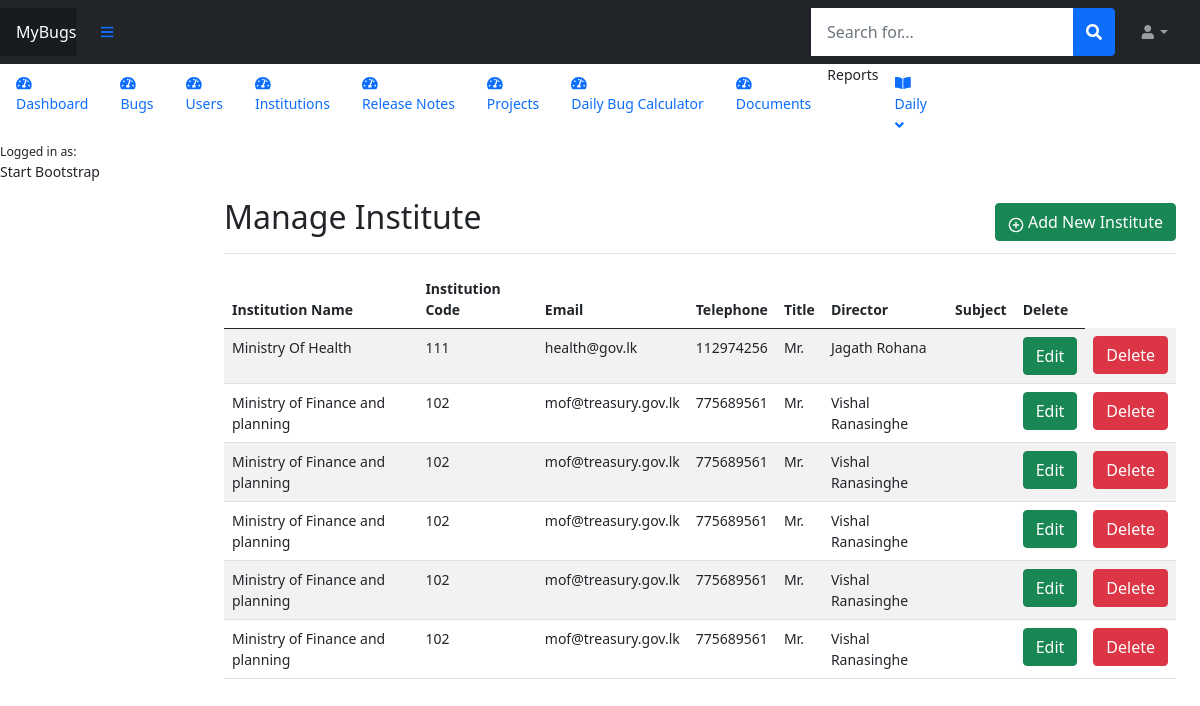
Page /Institutes/institutes.php (signed in) on the committed database.
### tables this page shows
CREATE TABLE `institutions` (
  `Ins_Id` int(11) NOT NULL,
  `Ins_Name` varchar(255) NOT NULL,
  `Ins_Code` int(11) NOT NULL,
  `Ins_Email` varchar(255) NOT NULL,
  `Ins_Tel` int(10) NOT NULL,
  `Title` text NOT NULL,
  `Director` varchar(255) NOT NULL,
  `Subjects` text NOT NULL
);

### Institutes/institutes.php (the view, shortened to what this page needs)
<?php include '../header.php'; ?>
<?php include '../connection.php'; ?>
<div class="d-flex justify-content-between flex-wrap flex-md-nowrap align-items-center pt-3 pb-2 mb-3 border-bottom">
    <h2 class="h2">Manage Institute</h2>
    <a href="<?php echo site_url; ?>Institutes/add_institute.php" class="btn btn-success"><span data-feather="plus-circle"></span>
        Add New Institute</a>
</div>
<?php
$sql = "SELECT * FROM institutions";
$result = $conn->query($sql);
?>
<table class="table table-striped">
    <thead>
        <tr>
            <th>Institution Name</th>
            <th>Institution Code</th>
            <th>Email</th>
            <th>Telephone</th>
            <th>Title</th>
            <th>Director</th>
            <th>Subject</th>
            <th>Delete</th>
        </tr>
    </thead>
    <tbody>
       <?php
        if ($result->num_rows > 0) {
            while ($row = $result->fetch_assoc()) {
                ?>
                <tr>
                    <td><?php echo $row['Ins_Name']; ?></td>
                    <td><?php echo $row['Ins_Code']; ?></td>
                    <td><?php echo $row['Ins_Email']; ?></td>
                    <td><?php echo $row['Ins_Tel']; ?></td>
                    <td><?php echo $row['Title']; ?></td>
                    <td><?php echo $row['Director']; ?></td>
                    <td><?php echo $row['SubjectName'] ?></td>
                    <td><form method="POST" action="<?php echo site_url; ?>Institutes/edit.php"
                              <input type="hidden" name="operate" value="edit">
                            <button type="submit" class="btn btn-success">Edit</button>
                        </form>
                    </td>
                    <td>
                        <form id="delete_form<?php echo $row['Ins_Id']; ?>" method="POST" action="<?php echo site_url; ?>Institutes/delete.php">
                            <button type="button" class="btn btn-danger" onclick="deleteInstitute('delete_form<?php echo $row['Ins_IdId']; ?>')">Delete</button>
                        </form>
                    </td>
                </tr>
                <?php
            }
        }
        ?>
    </tbody>
</table>
<?php include '../footer.php'; ?>

### header.php (shortened to what this page needs)
<!DOCTYPE html>
<html lang="en">
    <head>
        <link href="https://cdn.jsdelivr.net/npm/simple-datatables@latest/dist/style.css" rel="stylesheet" />
       <link href="<?php echo site_url; ?>css/bootstrap.min.css" rel="stylesheet" type="text/css"/>
       <link href="<?php echo site_url; ?>css/dashboard.css" rel="stylesheet" type="text/css"/>
    </head>
    <body class="sb-nav-fixed">
        <nav class="sb-topnav navbar navbar-expand navbar-dark bg-dark">
            <a class="navbar-brand ps-3" href="">MyBugs</a>
            <button class="btn btn-link btn-sm order-1 order-lg-0 me-4 me-lg-0" id="sidebarToggle" href="#!"><i class="fas fa-bars"></i></button>
            <form class="d-none d-md-inline-block form-inline ms-auto me-0 me-md-3 my-2 my-md-0">
                <div class="input-group">
                    <input class="form-control" type="text" placeholder="Search for..." aria-label="Search for..." aria-describedby="btnNavbarSearch" />
                    <button class="btn btn-primary" id="btnNavbarSearch" type="button"><i class="fas fa-search"></i></button>
                </div>
            </form>
            <ul class="navbar-nav ms-auto ms-md-0 me-3 me-lg-4">
                <li class="nav-item dropdown">
                    <a class="nav-link dropdown-toggle" id="navbarDropdown" href="#" role="button" data-bs-toggle="dropdown" aria-expanded="false"><i class="fas fa-user fa-fw"></i></a>
                </li>
            </ul>
        </nav>
        <div id="layoutSidenav">
            <div id="layoutSidenav_nav">
                <nav class="sb-sidenav accordion sb-sidenav-dark" id="sidenavAccordion">
                    <div class="sb-sidenav-menu">
                        <div class="nav">
                            <div>
                                <a class="nav-link active" aria-current="page" href="<?php echo site_url; ?>dashboard.php">
                                    <div class="sb-nav-link-icon"><i class="fas fa-tachometer-alt"></i></div>
                                    Dashboard
                                </a>
                            </div>
                            <div>
                                <a class="nav-link" href="<?php echo site_url; ?>Bugs/bugs.php">
                                    <div class="sb-nav-link-icon"><i class="fas fa-tachometer-alt"></i></div>
                                    Bugs
                                </a>
                            </div>
                            <div>
                                <a class="nav-link" href="<?php echo site_url; ?>Users/users.php">
                                    <div class="sb-nav-link-icon"><i class="fas fa-tachometer-alt"></i></div>
                                    Users
                                </a>
                            </div>
                            <div>
                                <a class="nav-link" href="<?php echo site_url; ?>Institutes/institutes.php">
                                    <div class="sb-nav-link-icon"><i class="fas fa-tachometer-alt"></i></div>
                                    Institutions
                                </a>
                            </div>
                            <div>
                                <a class="nav-link" href="<?php echo site_url; ?>Release_Notes/release_notes.php">
                                    <div class="sb-nav-link-icon"><i class="fas fa-tachometer-alt"></i></div>
                                    Release Notes
                                </a>
                            </div>
                            <div>
                                <a class="nav-link" href="<?php echo site_url; ?>Projects/projects.php">
                                    <div class="sb-nav-link-icon"><i class="fas fa-tachometer-alt"></i></div>
                                    Projects
                                </a>
                            </div>
                            <div>
                                <a class="nav-link" href="<?php echo site_url; ?>Calculator/calculator.php">
                                    <div class="sb-nav-link-icon"><i class="fas fa-tachometer-alt"></i></div>
                                    Daily Bug Calculator
                                </a>
                            </div>
                            <div>
                                <a class="nav-link" href="<?php echo site_url; ?>Documents/document.php">
                                    <div class="sb-nav-link-icon"><i class="fas fa-tachometer-alt"></i></div>
                                    Documents
                                </a>
                            </div>
                            <div class="sb-sidenav-menu-heading">Reports</div>
                            <a class="nav-link collapsed" href="#" data-bs-toggle="collapse" data-bs-target="#collapsePages" aria-expanded="false" aria-controls="collapsePages">
                                <div class="sb-nav-link-icon"><i class="fas fa-book-open"></i></div>
                                Daily
                                <div class="sb-sidenav-collapse-arrow"><i class="fas fa-angle-down"></i></div>
                            </a>
                        </div>
                    </div>
                    <div class="sb-sidenav-footer">
                        <div class="small">Logged in as:</div>
                        Start Bootstrap
                    </div>
                </nav>
                <main class="col-md-9 ms-sm-auto col-lg-10 px-md-4">

### footer.php (shortened to what this page needs)
</main>
</div>
</div>
</body>
</html>

### css/dashboard.css (style rules this page uses)
body { font-size: .875rem; }
.feather { width: 16px; height: 16px; vertical-align: text-bottom; }
.navbar-brand { padding-top: .75rem; padding-bottom: .75rem; font-size: 1rem; background-color: rgba(0, 0, 0, .25); box-shadow: inset -1px 0 0 rgba(0, 0, 0, .25); }
.navbar .form-control { padding: .75rem 1rem; border-width: 0; border-radius: 0; }

### rows in the picture
institutions: Ins_Name "Ministry Of Health", Ins_Code "111", Ins_Email "health@gov.lk", Ins_Tel "112974256", Title "Mr.", Director "Jagath Rohana"
institutions: Ins_Name "Ministry of Finance and planning", Ins_Code "102", Ins_Email "mof@treasury.gov.lk", Ins_Tel "775689561", Title "Mr.", Director "Vishal Ranasinghe"
institutions: Ins_Name "Ministry of Finance and planning", Ins_Code "102", Ins_Email "mof@treasury.gov.lk", Ins_Tel "775689561", Title "Mr.", Director "Vishal Ranasinghe"
institutions: Ins_Name "Ministry of Finance and planning", Ins_Code "102", Ins_Email "mof@treasury.gov.lk", Ins_Tel "775689561", Title "Mr.", Director "Vishal Ranasinghe"
institutions: Ins_Name "Ministry of Finance and planning", Ins_Code "102", Ins_Email "mof@treasury.gov.lk", Ins_Tel "775689561", Title "Mr.", Director "Vishal Ranasinghe"
institutions: Ins_Name "Ministry of Finance and planning", Ins_Code "102", Ins_Email "mof@treasury.gov.lk", Ins_Tel "775689561", Title "Mr.", Director "Vishal Ranasinghe"
